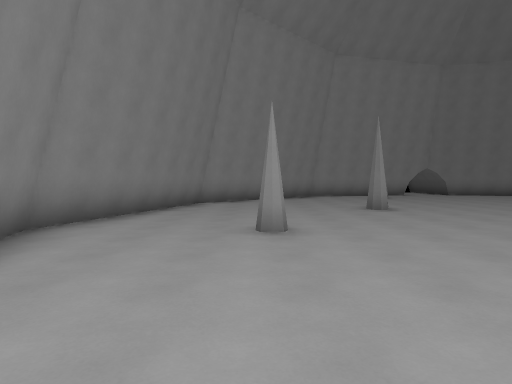
view 1 (above)

16 first-person views from a walk through a 3-D level made in the Godot game engine. The camera is 1.5 m above the floor, tilts 2° down and sees 75° across. The floor is counted in squares, 2 m on a side. Each view is taken from the middle of a square. On the plan, view 1 faces up. The plan holds only what a view shows up to about 11 squares ahead; the rest is blank. Characters and animated objects are not drawn.

view 2
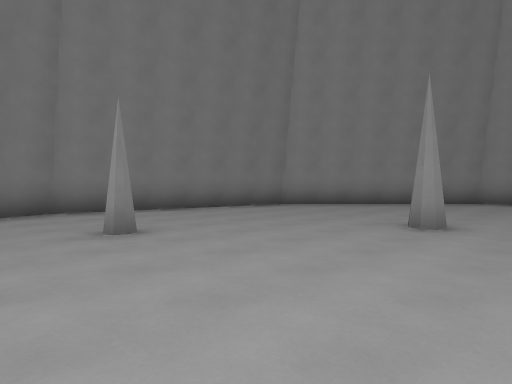

view 3
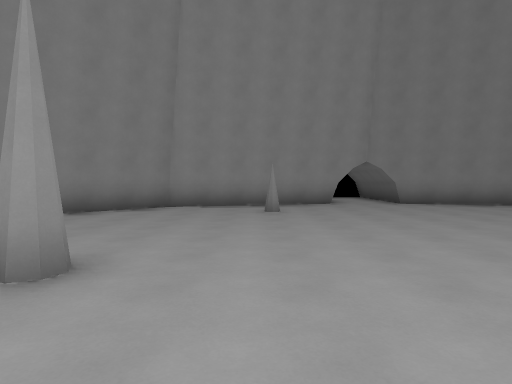

view 4
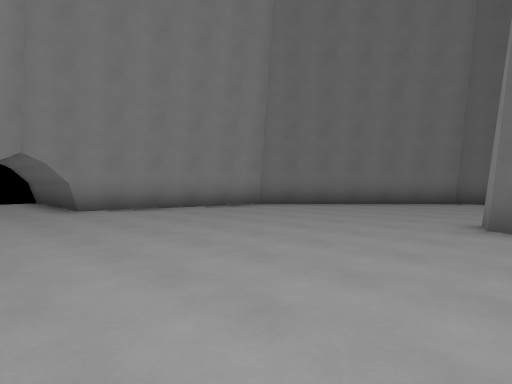

view 5
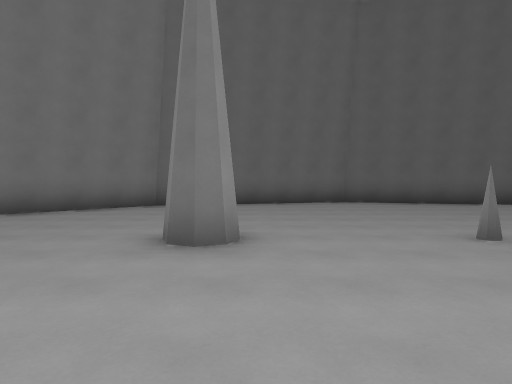

view 6
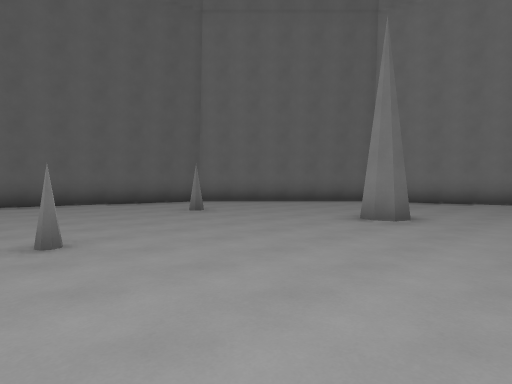

view 7
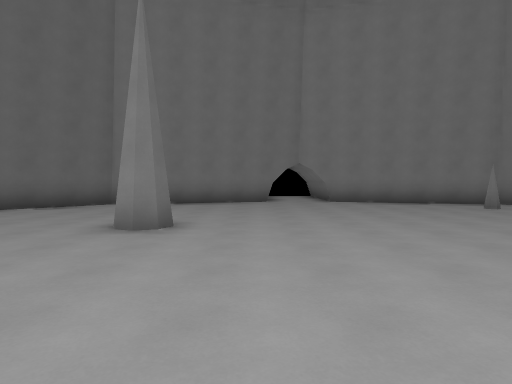

view 8
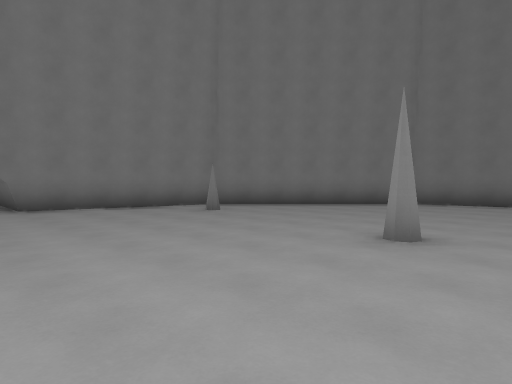

view 9
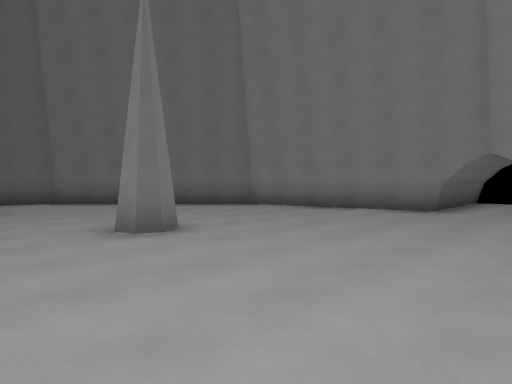

view 10
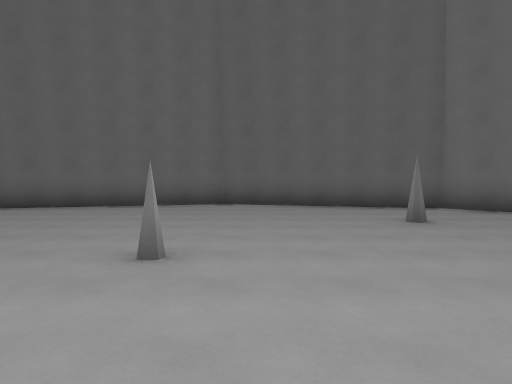

view 11
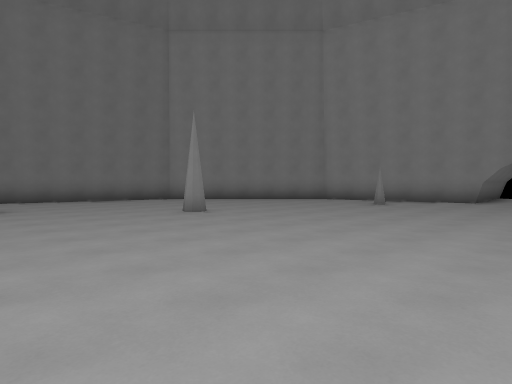

view 12
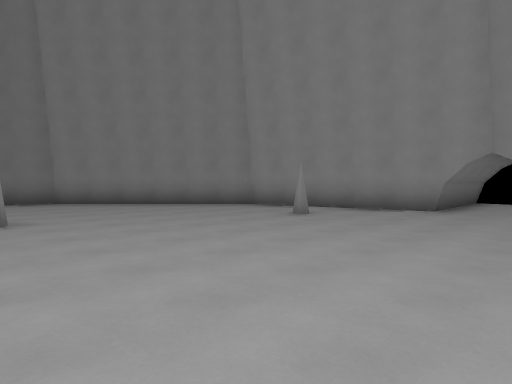

view 13
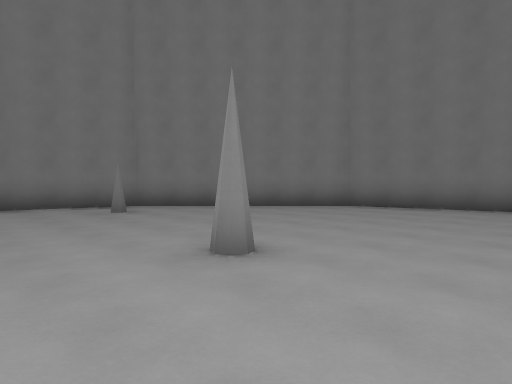

view 14
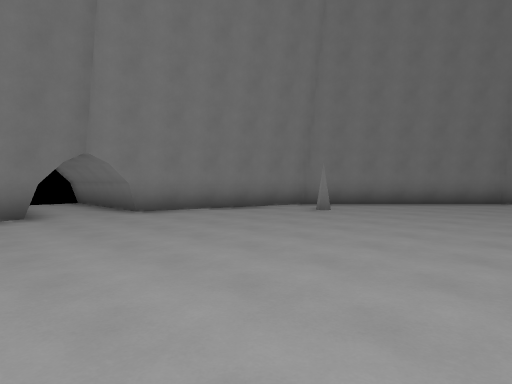

view 15
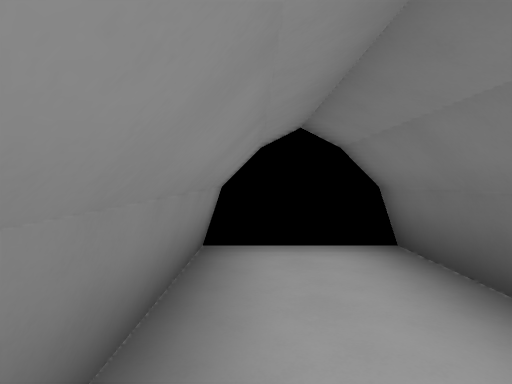

view 16
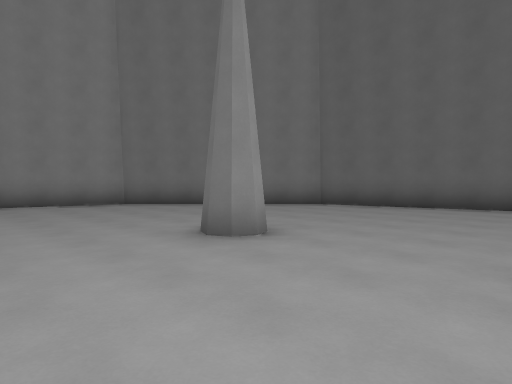

### Floor plan
Key: @ floor where view 1 was taken; # wall or solid block; . floor.
Columns run from 4 left of view 1 to 21 right of it. Each row starts with its distance up from view 1.
 21            ####
 20            #..#
 19            #..#
 18            #..#
 17           ##..##
 16       #####....#####
 15      ##............##
 14     ##...#..........##
 13    ##................##
 12   ##..................##
 11   #....................#
 10  ##....................##
  9  #.....#.........#......#
  8  #......................#
  7  #......................#
  6 ##......................##
  5 #...#............#.......#
  4 ##......................##
  3  #......................#
  2  #......................#
  1  #.......#..........#...#
  0  ##.@...........#......##
 -1   #....................#
 -2   ##..................##
 -3    ##................##
 -4     ##..#...........##
 -5      ##............##
 -6       #####....#####
 -7           ##..##
 -8            #..#
 -9            #..#
-10            #..#
-11            ####

Positions as (right, up) in squares from view 1, and headings:
1: (0, 0), facing up
2: (5, 3), facing up-left
3: (5, 6), facing up
4: (7, 8), facing up-right
5: (9, 8), facing right
6: (9, 6), facing down-right
7: (10, 5), facing down
8: (9, 3), facing down-left
9: (7, 2), facing down-right
10: (10, 4), facing right
11: (10, 4), facing up-left
12: (10, 8), facing up-left
13: (7, 4), facing down-left
14: (11, 1), facing down-left
15: (8, 17), facing up
16: (10, 5), facing up-right
